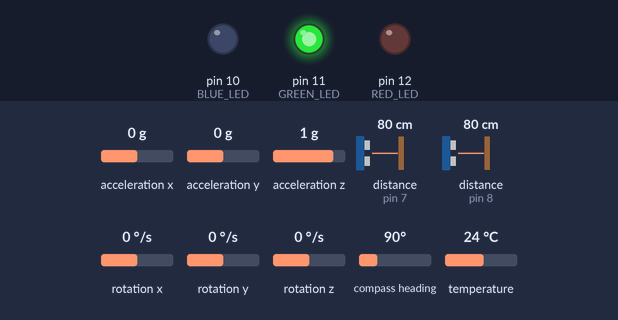
Bench run of a sketch on a simulated Arduino Uno, built with avr-gcc and run on an emulated ATmega328P. Parts: output pins drawn as LEDs (lit = HIGH). Wiring (inferred from the names in the program): 2 × ultrasonic range finder: trigger pin 6, echo pin 7 / trigger pin 9, echo pin 8. The inputs (shaded band) are chosen by the test bench; at power-on: distance to the obstacle (sensors on pin 7, pin 8) 80 cm, acceleration x 0 g, acceleration y 0 g, acceleration z 1 g, rotation x 0 °/s, rotation y 0 °/s, rotation z 0 °/s, compass heading 90°, temperature 24 °C. The echo pulse lasts 58.3 µs per cm; pins used as bus, display or sensor lines are not drawn; what the sketch prints to the serial monitor is not drawn.

Above: at 1.2 s.
1.3 s: distance to the obstacle (sensor on pin 7) set to 9 cm
Timing chart, 0 to 4.3 s (numbered marks = the images above; inputs shaded):
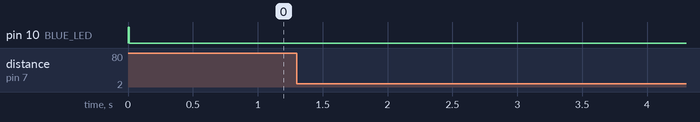

The sketch:

Volting_MUSIC_Arduino_Mesure_toutes_data.ino
```cpp
// Inclusion des bibliothèques nécessaires
#include <Wire.h>                      // Communication I2C
#include <Adafruit_Sensor.h>          // Bibliothèque de base pour capteurs Adafruit
#include <Adafruit_BNO055.h>          // Bibliothèque pour le capteur de mouvement BNO055
#include <utility/imumaths.h>         // Mathématiques associées au BNO055 (quaternions, etc.)

// Initialisation du capteur BNO055
Adafruit_BNO055 bno = Adafruit_BNO055(55);

// Définition des broches pour les LEDs
const int BLUE_LED = 10;
const int GREEN_LED = 11;
const int RED_LED = 12;

// Définition des broches pour les deux capteurs ultrason
const int trigPin1 = 6;
const int echoPin1 = 7;
const int trigPin2 = 9;
const int echoPin2 = 8;

void setup(void) {
  Serial.begin(115200);  // Initialisation de la communication série à 115200 bauds

  // Configuration des LEDs en sortie
  pinMode(BLUE_LED, OUTPUT);
  pinMode(GREEN_LED, OUTPUT);
  pinMode(RED_LED, OUTPUT);
  digitalWrite(BLUE_LED, HIGH); // LED bleue allumée pendant l'initialisation

  // Configuration des capteurs ultrason (trig en sortie, echo en entrée)
  pinMode(trigPin1, OUTPUT);
  pinMode(echoPin1, INPUT);
  pinMode(trigPin2, OUTPUT);
  pinMode(echoPin2, INPUT);

  // Initialisation du capteur BNO055
  if (!bno.begin()) {
    Serial.println("Erreur capteur BNO055 non détecté.");
    digitalWrite(RED_LED, HIGH);  // LED rouge allumée si échec
    digitalWrite(BLUE_LED, LOW);
    while (1); // Boucle infinie en cas d'erreur
  }

  delay(10);
  bno.setExtCrystalUse(true);   // Utilisation du cristal externe pour meilleure précision
  digitalWrite(GREEN_LED, HIGH); // LED verte allumée quand tout est OK
  digitalWrite(BLUE_LED, LOW);
}

void loop(void) {
  // Récupération des différentes mesures du capteur BNO055
  sensors_event_t orientationData, linearAccelData, accelData, gyroData, magData;
  bno.getEvent(&orientationData, Adafruit_BNO055::VECTOR_EULER);        // Orientation
  bno.getEvent(&linearAccelData, Adafruit_BNO055::VECTOR_LINEARACCEL); // Accélération linéaire
  bno.getEvent(&accelData, Adafruit_BNO055::VECTOR_ACCELEROMETER);     // Accélération brute
  bno.getEvent(&gyroData, Adafruit_BNO055::VECTOR_GYROSCOPE);          // Vitesse angulaire
  bno.getEvent(&magData, Adafruit_BNO055::VECTOR_MAGNETOMETER);        // Champ magnétique

  imu::Quaternion quat = bno.getQuat(); // Récupération du quaternion (orientation complète)
  int8_t temp = bno.getTemp();          // Température interne du capteur

  // Mesure des distances par ultrasons
  long distance1 = mesureDistance(trigPin1, echoPin1);
  long distance2 = mesureDistance(trigPin2, echoPin2);

  // Envoi des données au format lisible (chaque ligne commence par un identifiant)
  Serial.print("O: "); // Orientation
  Serial.print(orientationData.orientation.x); Serial.print(", ");
  Serial.print(orientationData.orientation.y); Serial.print(", ");
  Serial.println(orientationData.orientation.z);

  Serial.print("L: "); // Accélération linéaire
  Serial.print(linearAccelData.acceleration.x); Serial.print(", ");
  Serial.print(linearAccelData.acceleration.y); Serial.print(", ");
  Serial.println(linearAccelData.acceleration.z);

  Serial.print("A: "); // Accélération brute
  Serial.print(accelData.acceleration.x); Serial.print(", ");
  Serial.print(accelData.acceleration.y); Serial.print(", ");
  Serial.println(accelData.acceleration.z);

  Serial.print("G: "); // Gyroscope
  Serial.print(gyroData.gyro.x); Serial.print(", ");
  Serial.print(gyroData.gyro.y); Serial.print(", ");
  Serial.println(gyroData.gyro.z);

  Serial.print("M: "); // Magnétomètre
  Serial.print(magData.magnetic.x); Serial.print(", ");
  Serial.print(magData.magnetic.y); Serial.print(", ");
  Serial.println(magData.magnetic.z);

  Serial.print("Q: "); // Quaternion
  Serial.print(quat.w(), 4); Serial.print(", ");
  Serial.print(quat.x(), 4); Serial.print(", ");
  Serial.print(quat.y(), 4); Serial.print(", ");
  Serial.println(quat.z(), 4);

  Serial.print("T: "); // Température
  Serial.println(temp);

  Serial.print("D1: "); // Distance capteur 1
  Serial.println(distance1);

  Serial.print("D2: "); // Distance capteur 2
  Serial.println(distance2);

  Serial.println("---"); // Séparateur pour lecture facile

  delay(100); // Pause pour éviter une surcharge de la liaison série
}

// Fonction pour mesurer la distance via capteur ultrason
long mesureDistance(int trig, int echo) {
  digitalWrite(trig, LOW);
  delayMicroseconds(2);
  digitalWrite(trig, HIGH);          // Envoi d’une impulsion de 10 µs
  delayMicroseconds(10);
  digitalWrite(trig, LOW);

  long duration = pulseIn(echo, HIGH, 30000); // Mesure du temps de retour, timeout à 30 ms
  long distance = (duration / 2) / 29.1;      // Conversion en cm
  return constrain(distance, 0, 200);         // Limite la distance entre 0 et 200 cm
}
```

Measured:
- after the input at 1.3 s, every drawn part: stays the same
